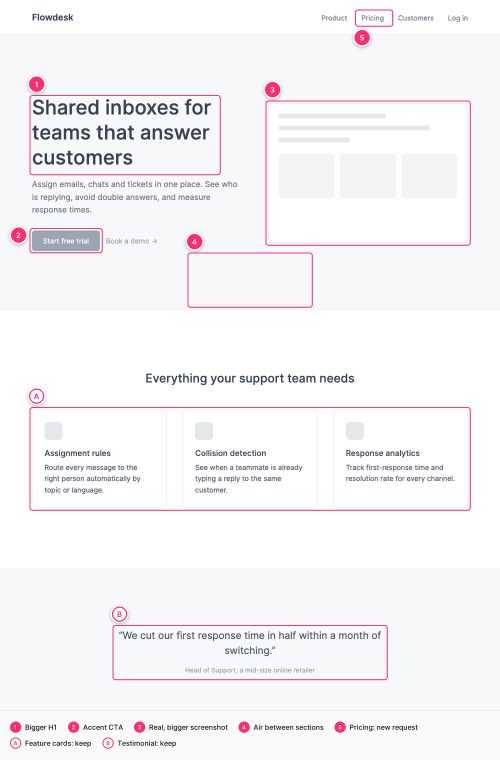
#> input picture examples/feedback-decoder/01-saas-landing/overlay.png, 1000 x 1520 px, found by its file name (shown at 1/2 size)
$ python make_cover.py OVERLAY.png OUT.png
#> lines starting #> are read from the running program, lines starting #| are printed output that depends on the picture
### skills/desk-crit/scripts/annotate.py
#!/usr/bin/env python3
"""Image helpers for design feedback: prepare, annotate, compare.

  prep    IN OUTDIR [--name design] [--max 1000] [--crop Y0:Y1] [--no-grid]
          Downscale to <=1000px wide. Writes <name>.png and <name>_grid.png
          (100px labelled grid for reading coordinates).
  draw    IN MARKERS.json OUT [--accent #FF2D6F] [--title TEXT] [--no-legend]
          Numbered circular markers, optional boxes, legend strip at the bottom.
          MARKERS.json: [{"n":"1","x":120,"y":80,"w":420,"h":64,"label":"Bolder H1"}]
          x/y = box top-left (or the marked point when w/h are absent), in IN's pixels.
          Numbers = changes/issues (filled accent); letters = keep / what works (outlined).
          "kind":"scope" = out-of-scope request (amber). "type":"gap" with x,y,h = vertical
          dimension arrow for spacing (no box).
  compare BEFORE AFTER OUT [--labels Before After]
          One side-by-side image for version-to-version progress.

Requires Pillow (`pip install Pillow`).
"""
import argparse
import json
import os
import re
import sys

try:
    from PIL import Image, ImageDraw, ImageFilter, ImageFont, ImageStat
except ImportError:
    sys.exit("Pillow is missing. Install it with: pip install Pillow")

MAX_WIDTH = 1000          # keeps vision token cost low while text stays legible
TALL_WARNING = 2400       # taller images cost many tokens; suggest --crop
SS = 2                    # supersampling factor for anti-aliased shapes
BLANK_STDDEV = 10         # luminance spread below this = empty background
BOX_PAD = 6               # breathing room between a box and the element it frames
DEFAULT_ACCENT = "#FF2D6F"  # hot pink: rare in UI palettes, so markers never blend in
SCOPE_COLOR = (224, 138, 0)  # amber for out-of-scope requests
INK = (24, 24, 27)
MUTED = (113, 113, 122)
STRIP_BG = (250, 250, 249)
HAIRLINE = (228, 228, 231)

FONT_CANDIDATES = {
    "bold": [
        ("~/Library/Fonts/Inter-SemiBold.otf", 0), ("/Library/Fonts/Inter-SemiBold.otf", 0),
        ("/usr/share/fonts/truetype/inter/Inter-SemiBold.ttf", 0),
        ("/System/Library/Fonts/HelveticaNeue.ttc", 1), ("/System/Library/Fonts/Helvetica.ttc", 1),
        ("/usr/share/fonts/truetype/dejavu/DejaVuSans-Bold.ttf", 0),
        ("/usr/share/fonts/truetype/liberation/LiberationSans-Bold.ttf", 0),
        ("C:/Windows/Fonts/segoeuib.ttf", 0), ("C:/Windows/Fonts/arialbd.ttf", 0),
    ],
    "regular": [
        ("~/Library/Fonts/Inter-Medium.otf", 0), ("/Library/Fonts/Inter-Medium.otf", 0),
        ("/usr/share/fonts/truetype/inter/Inter-Medium.ttf", 0),
        ("/System/Library/Fonts/HelveticaNeue.ttc", 0), ("/System/Library/Fonts/Helvetica.ttc", 0),
        ("/usr/share/fonts/truetype/dejavu/DejaVuSans.ttf", 0),
        ("/usr/share/fonts/truetype/liberation/LiberationSans-Regular.ttf", 0),
        ("C:/Windows/Fonts/segoeui.ttf", 0), ("C:/Windows/Fonts/arial.ttf", 0),
    ],
}
_font_cache = {}


def font(weight, size):
    key = (weight, size)
    if key in _font_cache:
        return _font_cache[key]
    for path, index in FONT_CANDIDATES[weight]:
        path = os.path.expanduser(path)
        if os.path.exists(path):
            try:
                f = ImageFont.truetype(path, size, index=index)
                break
            except OSError:
                continue
    else:
        try:
            f = ImageFont.load_default(size=size)  # Pillow >= 10.1
        except TypeError:
            f = ImageFont.load_default()
    _font_cache[key] = f
    return f


def hex_rgb(value):
    value = value.lstrip("#")
    if len(value) != 6:
        sys.exit(f"Accent must be a 6-digit hex color, got #{value}")
    return tuple(int(value[i:i + 2], 16) for i in (0, 2, 4))


# [198 lines left out: functions load, fit_width, cmd_prep, _grid_tag, cmd_draw, _gap_arrow and 2 more, not called in this run]


EMOJI = re.compile("[\U0001F000-\U0001FAFF\u2600-\u27BF\u2B00-\u2BFF\uFE0F\u200D]")


def clean_label(text):
    # label fonts have no emoji glyphs; drop them instead of drawing tofu boxes
    return re.sub(r"\s+", " ", EMOJI.sub("", text)).strip(" ,;:-") or "—"


def _is_keep(label):
    return label.isalpha()


# [126 lines left out: functions _marker, _with_legend, cmd_compare, main, not called in this run]


# [2 lines that do not run on import are left out]

### tools/make_cover.py
#!/usr/bin/env python3
"""Build the README cover: client message → annotated design → reply draft.

Usage: python3 tools/make_cover.py OVERLAY.png OUT.png
"""
import os
import sys

sys.path.insert(0, os.path.join(os.path.dirname(os.path.abspath(__file__)), "..", "shared"))
from annotate import DEFAULT_ACCENT, HAIRLINE, INK, MUTED, SS, font, hex_rgb  # noqa: E402
from PIL import Image, ImageDraw, ImageFilter  # noqa: E402

W = 1600
PAD = 48
GAP = 48            # space between panels, holds the arrow
SIDE = 336          # width of the message and reply panels
BG = (244, 244, 242)
ACCENT = hex_rgb(DEFAULT_ACCENT)

CLIENT = "Looks clean but too safe… make it pop, and can we add a pricing page?"
REPLY = ("Thanks, glad the clean look works for you! I'll make the headline and the product "
         "screenshot bolder and bring in one confident accent color, so the page pops without "
         "losing its calm. The feature cards stay as they are. The pricing page goes beyond our "
         "one-page brief, so I'll send a separate estimate after this round.")


def wrap(d, text, f, width):
    words, lines, line = text.split(), [], ""
    for w in words:
        test = (line + " " + w).strip()
        if d.textlength(test, font=f) <= width:
            line = test
        else:
            lines.append(line)
            line = w
    lines.append(line)
    return lines


def pill(d, x, y, text, fill):
    f = font("bold", 15 * SS)
    tw = d.textlength(text, font=f) / SS
    d.rounded_rectangle((x * SS, y * SS, (x + tw + 28) * SS, (y + 32) * SS), 16 * SS, fill=fill)
    d.text(((x + 14) * SS, (y + 16) * SS), text, font=f, fill=(255, 255, 255), anchor="lm")


def card(canvas, box, radius=18):
    x0, y0, x1, y1 = box
    sh = Image.new("RGBA", canvas.size, (0, 0, 0, 0))
    ImageDraw.Draw(sh).rounded_rectangle((x0 * SS, (y0 + 6) * SS, x1 * SS, (y1 + 6) * SS),
                                         radius * SS, fill=(0, 0, 0, 28))
    canvas.alpha_composite(sh.filter(ImageFilter.GaussianBlur(10 * SS)))
    ImageDraw.Draw(canvas).rounded_rectangle((x0 * SS, y0 * SS, x1 * SS, y1 * SS), radius * SS,
                                             fill=(255, 255, 255), outline=HAIRLINE, width=SS)


def arrow(d, x, y):
    c = (170, 170, 176)
    d.line([((x - 14) * SS, y * SS), ((x + 12) * SS, y * SS)], fill=c, width=3 * SS)
    d.polygon([((x + 18) * SS, y * SS), ((x + 6) * SS, (y - 9) * SS), ((x + 6) * SS, (y + 9) * SS)], fill=c)


def main(overlay_path, out_path):
#> called with overlay_path = 'OVERLAY.png', out_path = 'OUT.png'
    mid_w = W - 2 * PAD - 2 * SIDE - 2 * GAP
    ov = Image.open(overlay_path).convert("RGB")
#> ov is the input picture: PIL image 1000x1520 RGB; mean R, G, B 246.5, 244.2, 246.4
    ov = ov.resize((mid_w, round(ov.height * mid_w / ov.width)), Image.LANCZOS)
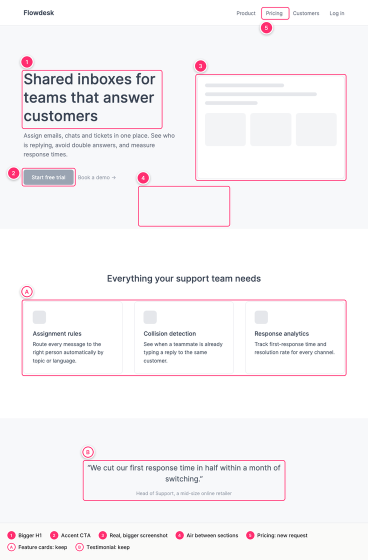
#> ov: PIL image 736x1119 RGB (shown at 1/2 size); mean R, G, B 246.4, 244.1, 246.3
    top = PAD + 56
    H = top + ov.height + PAD
    canvas = Image.new("RGBA", (W * SS, H * SS), BG + (255,))
    d = ImageDraw.Draw(canvas)

    x_left, x_mid = PAD, PAD + SIDE + GAP
    x_right = x_mid + mid_w + GAP
    pill(d, x_left, PAD, "1  Client says", INK)
    pill(d, x_mid, PAD, "2  feedback-decoder", ACCENT)
    pill(d, x_right, PAD, "3  You send", INK)

    # panel 1: chat bubble with a tail
    fm = font("regular", 23 * SS)
    lines = wrap(d, CLIENT, fm, (SIDE - 56) * SS)
#> lines = ['Looks clean but too', 'safe… make it pop, and', 'can we add a pricing', 'page?']
    bh = 40 + len(lines) * 33 + 44
#> bh = 216
    by = top + 60
    card(canvas, (x_left, by, x_left + SIDE, by + bh), 22)
#> in card, `ImageDraw.Draw(sh).rounded_rectangle((x0 * SS, (y0 + 6) * SS, x1 * SS,..`:
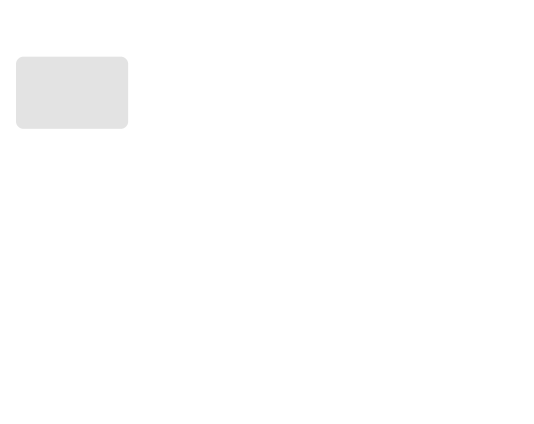
#> sh: PIL image 3200x2542 RGBA (shown at 1/6 size); mean R, G, B, A 0, 0, 0, 1; transparent parts drawn white
    d = ImageDraw.Draw(canvas)
    d.polygon([((x_left + 34) * SS, (by + bh - 1) * SS), ((x_left + 26) * SS, (by + bh + 22) * SS),
               ((x_left + 62) * SS, (by + bh - 1) * SS)], fill=(255, 255, 255))
    for i, ln in enumerate(lines):
        d.text(((x_left + 28) * SS, (by + 34 + i * 33) * SS), ln, font=fm, fill=INK)
#> this loop made 4 passes
    d.text(((x_left + 28) * SS, (by + bh - 30) * SS), "Client · round 2 of 3",
           font=font("regular", 14 * SS), fill=MUTED)

    # panel 2: annotated design
    card(canvas, (x_mid - 1, top - 1, x_mid + mid_w + 1, top + ov.height + 1), 10)
    canvas.paste(ov.resize((ov.width * SS, ov.height * SS), Image.LANCZOS), (x_mid * SS, top * SS))
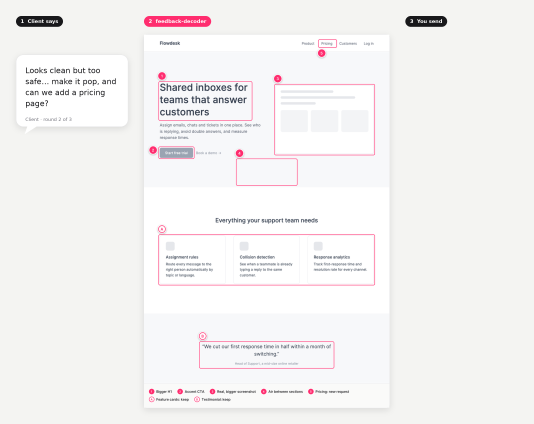
#> canvas: PIL image 3200x2542 RGBA (shown at 1/6 size); mean R, G, B, A 243.8, 242.3, 242.3, 255
    d = ImageDraw.Draw(canvas)

    # panel 3: reply draft excerpt
    fr = font("regular", 18 * SS)
    rlines = wrap(d, REPLY, fr, (SIDE - 56) * SS)
#> rlines = 12 items, first 6: 'Thanks, glad the clean look', "works for you! I'll make the", 'headline and the product', 'screenshot bolder and bring in', 'one confident accent color, so', 'the page pops without losing'
    rh = 64 + len(rlines) * 28 + 92
#> rh = 492
    ry = top + (ov.height - rh) // 2
#> ry = 417
    card(canvas, (x_right, ry, x_right + SIDE, ry + rh))
#> call 3 of card, with box = (1216, 417, 1552, 909), radius = 18
#> in card (call 3), `canvas.alpha_composite(sh.filter(ImageFilter.GaussianBlur(10 * SS)))`:
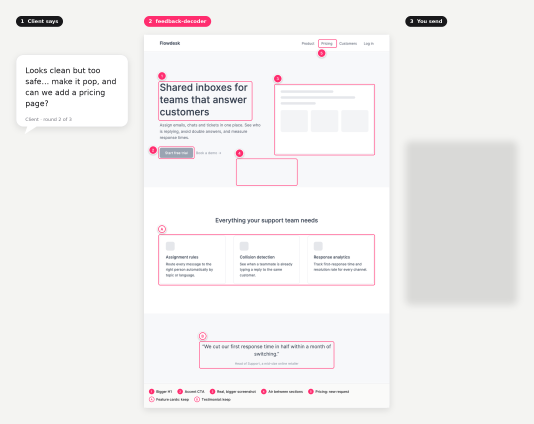
#> canvas: PIL image 3200x2542 RGBA (shown at 1/6 size); mean R, G, B, A 241.6, 240.1, 240.1, 255
    d = ImageDraw.Draw(canvas)
    d.text(((x_right + 28) * SS, (ry + 34) * SS), "Reply draft · friendly",
           font=font("bold", 15 * SS), fill=ACCENT, anchor="lm")
    for i, ln in enumerate(rlines):
        d.text(((x_right + 28) * SS, (ry + 60 + i * 28) * SS), ln, font=fr, fill=INK)
#> this loop made 12 passes
    tx, ty = x_right + 28, ry + rh - 50
#> tx = 1244; ty = 859
    ft = font("regular", 13 * SS)
    for tag in ("+ firm version", "+ scope note"):
        tw = d.textlength(tag, font=ft) / SS
        d.rounded_rectangle((tx * SS, ty * SS, (tx + tw + 20) * SS, (ty + 28) * SS), 14 * SS,
                            outline=HAIRLINE, width=SS, fill=(250, 250, 249))
        d.text(((tx + 10) * SS, (ty + 14) * SS), tag, font=ft, fill=MUTED, anchor="lm")
        tx += tw + 28
#> this loop made 2 passes
#> (tw, tx) on passes 1 to 2: (92.74, 1364.7), (86.57, 1479.3)
#> after the loop, tx = 1479.3

    arrow(d, x_mid - GAP // 2, by + bh // 2)
    arrow(d, x_right - GAP // 2, ry + rh // 2)

    canvas.resize((W, H), Image.LANCZOS).convert("RGB").save(out_path, optimize=True)
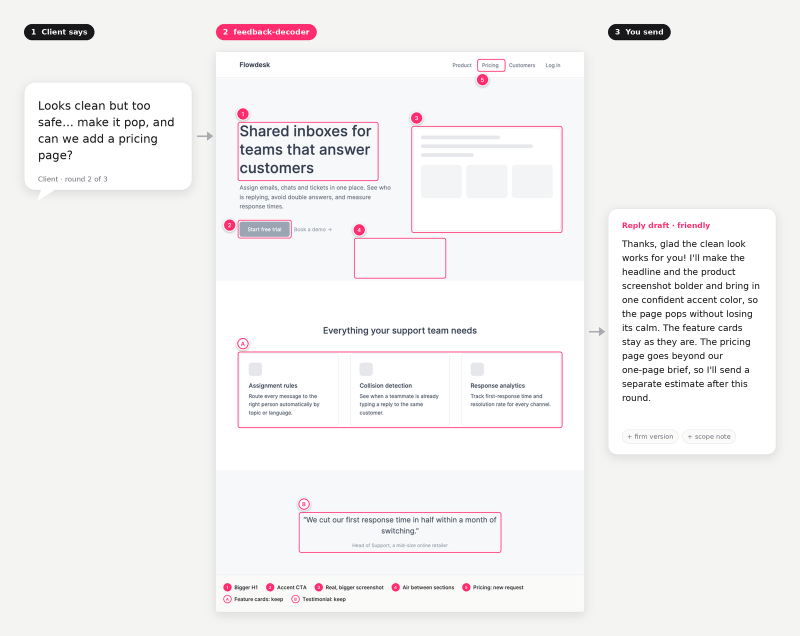
#> saved as OUT.png: PIL image 1600x1271 RGB (shown at 1/2 size); mean R, G, B 243.3, 241.7, 241.9
    print(f"{out_path}  {W}x{H}px")
#| OUT.png  1600x1271px


if __name__ == "__main__":
    if len(sys.argv) != 3:
        sys.exit(__doc__)
    main(sys.argv[1], sys.argv[2])

$ run again, with examples/feedback-decoder/01-saas-landing/design.png copied over examples/feedback-decoder/01-saas-landing/overlay.png
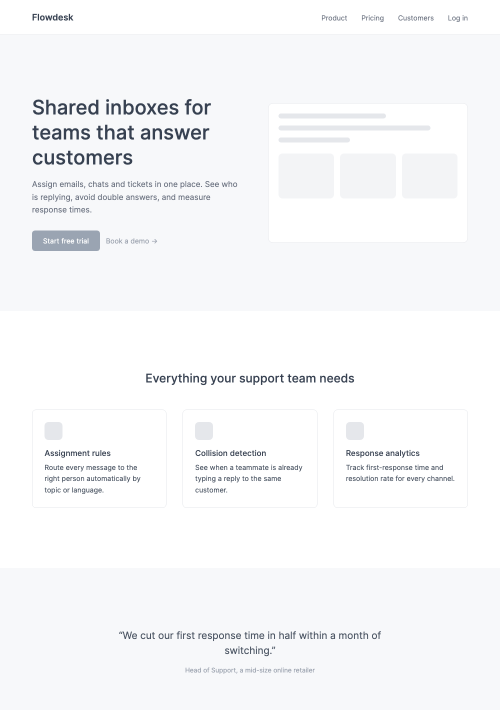
#> input picture examples/feedback-decoder/01-saas-landing/design.png, 1000 x 1420 px, found by its file name (shown at 1/2 size)
#> in main, ov is the input picture: PIL image 1000x1420 RGB; mean R, G, B 246.7, 247.4, 248.8
#> ov: PIL image 736x1045 RGB
#> lines = ['Looks clean but too', 'safe… make it pop, and', 'can we add a pricing', 'page?']
#> bh = 216
#> the loop in main, `for i, ln in enumerate(lines):` made 4 passes
#> rlines = 12 items, first 6: 'Thanks, glad the clean look', "works for you! I'll make the", 'headline and the product', 'screenshot bolder and bring in', 'one confident accent color, so', 'the page pops without losing'
#> rh = 492
#> ry = 380
#> in card (call 3), `canvas.alpha_composite(sh.filter(ImageFilter.GaussianBlur(10 * SS)))`:
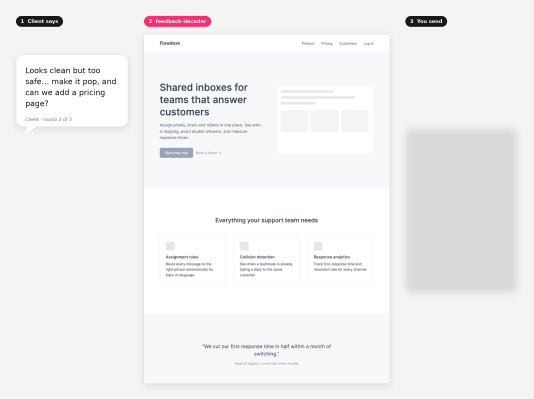
#> canvas: PIL image 3200x2394 RGBA (shown at 1/6 size); mean R, G, B, A 241.5, 241.2, 240.9, 255
#> the loop in main, `for i, ln in enumerate(rlines):` made 12 passes
#> in main, `tx, ty = x_right + 28, ry + rh - 50`: tx = 1244; ty = 822
#> the loop in main, `for tag in ("+ firm version", "+ scope note"):` made 2 passes
#> (tw, tx) on passes 1 to 2: (92.74, 1364.7), (86.57, 1479.3)
#> after the loop in main, `for tag in ("+ firm version", "+ scope note"):`: tx = 1479.3
#> in main, `canvas.resize((W, H), Image.LANCZOS).convert("RGB").save(out_path, opt..`:
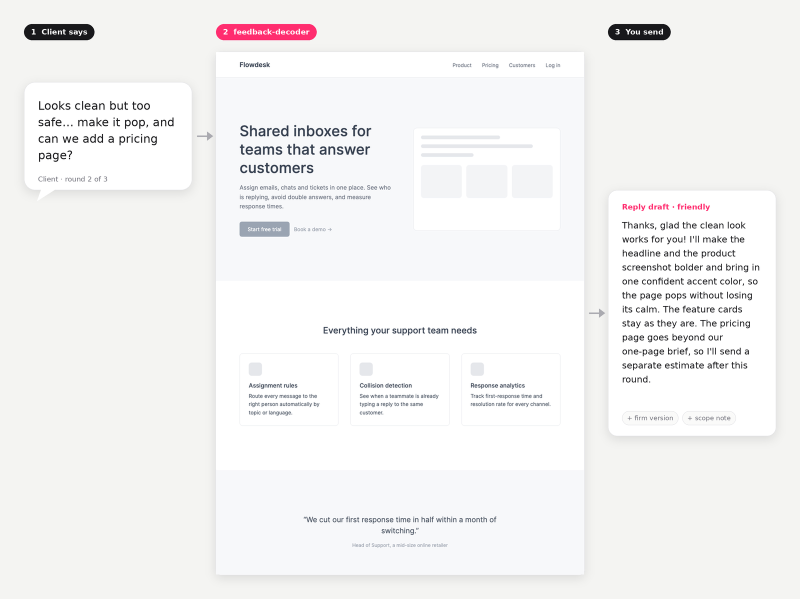
#> saved as OUT.png: PIL image 1600x1197 RGB (shown at 1/2 size); mean R, G, B 243.3, 242.9, 242.8
#| OUT.png  1600x1197px
